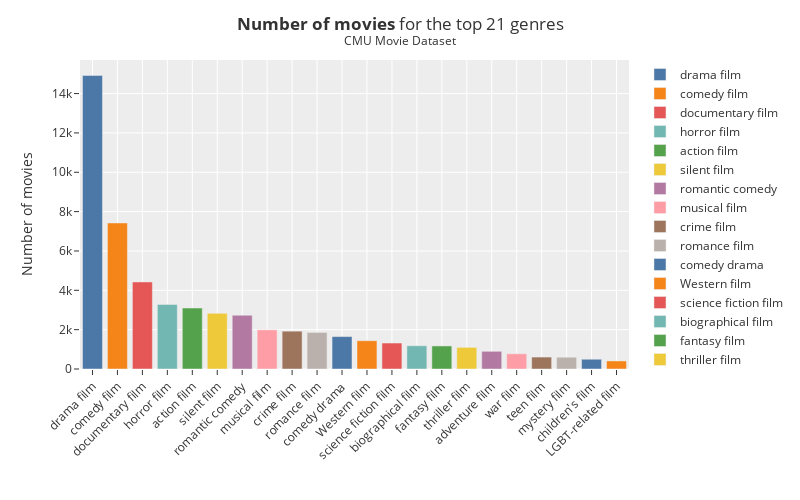

Notebook source saved alongside this figure:
### Markdown cell above
From this plot we can see that most of the movies in the CMU dataset are categorized as 'drama film' and the distribution of category is a long tail distribution.

### Code cell
# plotly barplot
top=21
fig = px.bar(ext_chars['movie_genre'].value_counts()[:top+1], color=ext_chars['movie_genre'].value_counts()[:top+1].index, 
             color_discrete_sequence=px.colors.qualitative.T10,
             template='ggplot2'
             )
fig.update_layout(
    title='<b>Number of movies</b> for the top {} genres<br><sup>CMU Movie Dataset</sup>'.format(top),
    yaxis_title='Number of movies',
    xaxis_title='',
    legend_title='',
    width=800,
    height=500,
    xaxis_tickangle=-45,
)
fig.show()
fig.write_html('top_21_genre_movies.html')

### Figure 1 — Plotly figure (JSON) as saved in the notebook; plotly's stock layout.template omitted (floating-point values rounded to 4 significant figures)
{"data": [{"alignmentgroup": "True", "hovertemplate": "color=drama film<br>index=%{x}<br>value=%{y}<extra></extra>", "legendgroup": "drama film", "marker": {"color": "#4C78A8", "pattern": {"shape": ""}}, "name": "drama film", "offsetgroup": "drama film", "orientation": "v", "showlegend": true, "textposition": "auto", "type": "bar", "x": ["drama film"], "xaxis": "x", "y": [14922], "yaxis": "y"}, {"alignmentgroup": "True", "hovertemplate": "color=comedy film<br>index=%{x}<br>value=%{y}<extra></extra>", "legendgroup": "comedy film", "marker": {"color": "#F58518", "pattern": {"shape": ""}}, "name": "comedy film", "offsetgroup": "comedy film", "orientation": "v", "showlegend": true, "textposition": "auto", "type": "bar", "x": ["comedy film"], "xaxis": "x", "y": [7425], "yaxis": "y"}, {"alignmentgroup": "True", "hovertemplate": "color=documentary film<br>index=%{x}<br>value=%{y}<extra></extra>", "legendgroup": "documentary film", "marker": {"color": "#E45756", "pattern": {"shape": ""}}, "name": "documentary film", "offsetgroup": "documentary film", "orientation": "v", "showlegend": true, "textposition": "auto", "type": "bar", "x": ["documentary film"], "xaxis": "x", "y": [4426], "yaxis": "y"}, {"alignmentgroup": "True", "hovertemplate": "color=horror film<br>index=%{x}<br>value=%{y}<extra></extra>", "legendgroup": "horror film", "marker": {"color": "#72B7B2", "pattern": {"shape": ""}}, "name": "horror film", "offsetgroup": "horror film", "orientation": "v", "showlegend": true, "textposition": "auto", "type": "bar", "x": ["horror film"], "xaxis": "x", "y": [3285], "yaxis": "y"}, {"alignmentgroup": "True", "hovertemplate": "color=action film<br>index=%{x}<br>value=%{y}<extra></extra>", "legendgroup": "action film", "marker": {"color": "#54A24B", "pattern": {"shape": ""}}, "name": "action film", "offsetgroup": "action film", "orientation": "v", "showlegend": true, "textposition": "auto", "type": "bar", "x": ["action film"], "xaxis": "x", "y": [3098], "yaxis": "y"}, {"alignmentgroup": "True", "hovertemplate": "color=silent film<br>index=%{x}<br>value=%{y}<extra></extra>", "legendgroup": "silent film", "marker": {"color": "#EECA3B", "pattern": {"shape": ""}}, "name": "silent film", "offsetgroup": "silent film", "orientation": "v", "showlegend": true, "textposition": "auto", "type": "bar", "x": ["silent film"], "xaxis": "x", "y": [2829], "yaxis": "y"}, {"alignmentgroup": "True", "hovertemplate": "color=romantic comedy<br>index=%{x}<br>value=%{y}<extra></extra>", "legendgroup": "romantic comedy", "marker": {"color": "#B279A2", "pattern": {"shape": ""}}, "name": "romantic comedy", "offsetgroup": "romantic comedy", "orientation": "v", "showlegend": true, "textposition": "auto", "type": "bar", "x": ["romantic comedy"], "xaxis": "x", "y": [2731], "yaxis": "y"}, {"alignmentgroup": "True", "hovertemplate": "color=musical film<br>index=%{x}<br>value=%{y}<extra></extra>", "legendgroup": "musical film", "marker": {"color": "#FF9DA6", "pattern": {"shape": ""}}, "name": "musical film", "offsetgroup": "musical film", "orientation": "v", "showlegend": true, "textposition": "auto", "type": "bar", "x": ["musical film"], "xaxis": "x", "y": [1990], "yaxis": "y"}, {"alignmentgroup": "True", "hovertemplate": "color=crime film<br>index=%{x}<br>value=%{y}<extra></extra>", "legendgroup": "crime film", "marker": {"color": "#9D755D", "pattern": {"shape": ""}}, "name": "crime film", "offsetgroup": "crime film", "orientation": "v", "showlegend": true, "textposition": "auto", "type": "bar", "x": ["crime film"], "xaxis": "x", "y": [1923], "yaxis": "y"}, {"alignmentgroup": "True", "hovertemplate": "color=romance film<br>index=%{x}<br>value=%{y}<extra></extra>", "legendgroup": "romance film", "marker": {"color": "#BAB0AC", "pattern": {"shape": ""}}, "name": "romance film", "offsetgroup": "romance film", "orientation": "v", "showlegend": true, "textposition": "auto", "type": "bar", "x": ["romance film"], "xaxis": "x", "y": [1857], "yaxis": "y"}, {"alignmentgroup": "True", "hovertemplate": "color=comedy drama<br>index=%{x}<br>value=%{y}<extra></extra>", "legendgroup": "comedy drama", "marker": {"color": "#4C78A8", "pattern": {"shape": ""}}, "name": "comedy drama", "offsetgroup": "comedy drama", "orientation": "v", "showlegend": true, "textposition": "auto", "type": "bar", "x": ["comedy drama"], "xaxis": "x", "y": [1648], "yaxis": "y"}, {"alignmentgroup": "True", "hovertemplate": "color=Western film<br>index=%{x}<br>value=%{y}<extra></extra>", "legendgroup": "Western film", "marker": {"color": "#F58518", "pattern": {"shape": ""}}, "name": "Western film", "offsetgroup": "Western film", "orientation": "v", "showlegend": true, "textposition": "auto", "type": "bar", "x": ["Western film"], "xaxis": "x", "y": [1436], "yaxis": "y"}, {"alignmentgroup": "True", "hovertemplate": "color=science fiction film<br>index=%{x}<br>value=%{y}<extra></extra>", "legendgroup": "science fiction film", "marker": {"color": "#E45756", "pattern": {"shape": ""}}, "name": "science fiction film", "offsetgroup": "science fiction film", "orientation": "v", "showlegend": true, "textposition": "auto", "type": "bar", "x": ["science fiction film"], "xaxis": "x", "y": [1320], "yaxis": "y"}, {"alignmentgroup": "True", "hovertemplate": "color=biographical film<br>index=%{x}<br>value=%{y}<extra></extra>", "legendgroup": "biographical film", "marker": {"color": "#72B7B2", "pattern": {"shape": ""}}, "name": "biographical film", "offsetgroup": "biographical film", "orientation": "v", "showlegend": true, "textposition": "auto", "type": "bar", "x": ["biographical film"], "xaxis": "x", "y": [1181], "yaxis": "y"}, {"alignmentgroup": "True", "hovertemplate": "color=fantasy film<br>index=%{x}<br>value=%{y}<extra></extra>", "legendgroup": "fantasy film", "marker": {"color": "#54A24B", "pattern": {"shape": ""}}, "name": "fantasy film", "offsetgroup": "fantasy film", "orientation": "v", "showlegend": true, "textposition": "auto", "type": "bar", "x": ["fantasy film"], "xaxis": "x", "y": [1172], "yaxis": "y"}, {"alignmentgroup": "True", "hovertemplate": "color=thriller film<br>index=%{x}<br>value=%{y}<extra></extra>", "legendgroup": "thriller film", "marker": {"color": "#EECA3B", "pattern": {"shape": ""}}, "name": "thriller film", "offsetgroup": "thriller film", "orientation": "v", "showlegend": true, "textposition": "auto", "type": "bar", "x": ["thriller film"], "xaxis": "x", "y": [1099], "yaxis": "y"}, {"alignmentgroup": "True", "hovertemplate": "color=adventure film<br>index=%{x}<br>value=%{y}<extra></extra>", "legendgroup": "adventure film", "marker": {"color": "#B279A2", "pattern": {"shape": ""}}, "name": "adventure film", "offsetgroup": "adventure film", "orientation": "v", "showlegend": true, "textposition": "auto", "type": "bar", "x": ["adventure film"], "xaxis": "x", "y": [899], "yaxis": "y"}, {"alignmentgroup": "True", "hovertemplate": "color=war film<br>index=%{x}<br>value=%{y}<extra></extra>", "legendgroup": "war film", "marker": {"color": "#FF9DA6", "pattern": {"shape": ""}}, "name": "war film", "offsetgroup": "war film", "orientation": "v", "showlegend": true, "textposition": "auto", "type": "bar", "x": ["war film"], "xaxis": "x", "y": [773], "yaxis": "y"}, {"alignmentgroup": "True", "hovertemplate": "color=teen film<br>index=%{x}<br>value=%{y}<extra></extra>", "legendgroup": "teen film", "marker": {"color": "#9D755D", "pattern": {"shape": ""}}, "name": "teen film", "offsetgroup": "teen film", "orientation": "v", "showlegend": true, "textposition": "auto", "type": "bar", "x": ["teen film"], "xaxis": "x", "y": [607], "yaxis": "y"}, {"alignmentgroup": "True", "hovertemplate": "color=mystery film<br>index=%{x}<br>value=%{y}<extra></extra>", "legendgroup": "mystery film", "marker": {"color": "#BAB0AC", "pattern": {"shape": ""}}, "name": "mystery film", "offsetgroup": "mystery film", "orientation": "v", "showlegend": true, "textposition": "auto", "type": "bar", "x": ["mystery film"], "xaxis": "x", "y": [598], "yaxis": "y"}, {"alignmentgroup": "True", "hovertemplate": "color=children's film<br>index=%{x}<br>value=%{y}<extra></extra>", "legendgroup": "children's film", "marker": {"color": "#4C78A8", "pattern": {"shape": ""}}, "name": "children's film", "offsetgroup": "children's film", "orientation": "v", "showlegend": true, "textposition": "auto", "type": "bar", "x": ["children's film"], "xaxis": "x", "y": [496], "yaxis": "y"}, {"alignmentgroup": "True", "hovertemplate": "color=LGBT-related film<br>index=%{x}<br>value=%{y}<extra></extra>", "legendgroup": "LGBT-related film", "marker": {"color": "#F58518", "pattern": {"shape": ""}}, "name": "LGBT-related film", "offsetgroup": "LGBT-related film", "orientation": "v", "showlegend": true, "textposition": "auto", "type": "bar", "x": ["LGBT-related film"], "xaxis": "x", "y": [409], "yaxis": "y"}], "layout": {"barmode": "relative", "height": 500, "legend": {"title": {"text": ""}, "tracegroupgap": 0}, "margin": {"t": 60}, "title": {"text": "<b>Number of movies</b> for the top 21 genres<br><sup>CMU Movie Dataset</sup>"}, "width": 800, "xaxis": {"anchor": "y", "domain": [0, 1], "tickangle": -45, "title": {"text": ""}}, "yaxis": {"anchor": "x", "domain": [0, 1], "title": {"text": "Number of movies"}}}}
